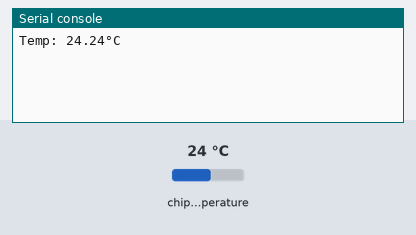
Bench run of a program on a simulated Raspberry Pi Pico running MicroPython. Shown: the last lines printed to the serial console. The test bench sets the inputs (shaded band); at power-on: chip temperature 24 °C.

Above: at 1.2 s.
1.3 s: chip temperature set to 1 °C
At 3.1 s:
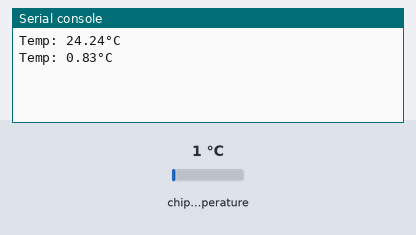
4.0 s: chip temperature set to 11 °C
At 4.6 s:
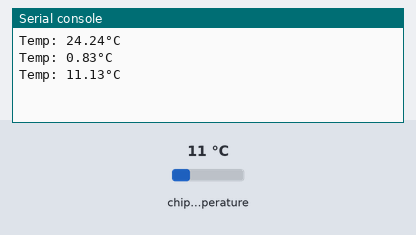
Timing chart, 0 to 7.0 s (numbered marks = the images above; inputs shaded):
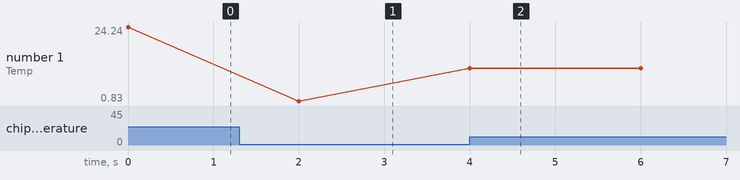

The program:

10_temperature.py
```python
import machine
import time

sensor_temp = machine.ADC(4)
conversion_factor = 3.3 / (65535)

def print_temperature():
    reading = sensor_temp.read_u16() * conversion_factor
    temperature = 27 - (reading - 0.706)/0.001721
    print("Temp: {:.2f}°C" .format(temperature))

if __name__ == '__main__':
    try:
        while True:
            print_temperature()
            time.sleep(2)
    except KeyboardInterrupt:
        pass
```

Measured:
- after the input at 1.3 s, the serial console: prints a new line after 0.70 s (image 1)
- after the input at 4.0 s, the serial console: prints a new line at once (image 2)
- plotted number 1: 24.24 → 0.83 after the input at 1.3 s, 0.83 → 11.13 after the input at 4.0 s
